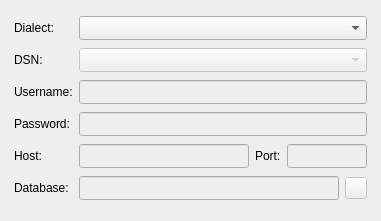
<?xml version="1.0" encoding="UTF-8"?>
<!--
######################################################################################################################
# Copyright (C) 2017-2022 Spine project consortium
# This file is part of Spine Items.
# Spine Items is free software: you can redistribute it and\/or modify it under the terms of the GNU Lesser General
# Public License as published by the Free Software Foundation, either version 3 of the License, or (at your option)
# any later version. This program is distributed in the hope that it will be useful, but WITHOUT ANY WARRANTY;
# without even the implied warranty of MERCHANTABILITY or FITNESS FOR A PARTICULAR PURPOSE. See the GNU Lesser General
# Public License for more details. You should have received a copy of the GNU Lesser General Public License along with
# this program. If not, see <http:\/\/www.gnu.org\/licenses\/>.
######################################################################################################################
-->
<ui version="4.0">
 <class>Form</class>
 <widget class="QWidget" name="Form">
  <property name="geometry">
   <rect>
    <x>0</x>
    <y>0</y>
    <width>381</width>
    <height>221</height>
   </rect>
  </property>
  <property name="windowTitle">
   <string>Form</string>
  </property>
  <layout class="QVBoxLayout" name="verticalLayout">
   <item>
    <widget class="QFrame" name="frame">
     <layout class="QGridLayout" name="gridLayout">
      <property name="leftMargin">
       <number>3</number>
      </property>
      <property name="topMargin">
       <number>3</number>
      </property>
      <property name="rightMargin">
       <number>3</number>
      </property>
      <property name="bottomMargin">
       <number>3</number>
      </property>
      <item row="3" column="1" colspan="5">
       <widget class="QLineEdit" name="lineEdit_password">
        <property name="enabled">
         <bool>false</bool>
        </property>
        <property name="sizePolicy">
         <sizepolicy hsizetype="Expanding" vsizetype="Fixed">
          <horstretch>0</horstretch>
          <verstretch>0</verstretch>
         </sizepolicy>
        </property>
        <property name="minimumSize">
         <size>
          <width>0</width>
          <height>24</height>
         </size>
        </property>
        <property name="maximumSize">
         <size>
          <width>5000</width>
          <height>24</height>
         </size>
        </property>
        <property name="echoMode">
         <enum>QLineEdit::Password</enum>
        </property>
        <property name="placeholderText">
         <string/>
        </property>
        <property name="clearButtonEnabled">
         <bool>true</bool>
        </property>
       </widget>
      </item>
      <item row="4" column="4">
       <widget class="QLabel" name="label_port">
        <property name="sizePolicy">
         <sizepolicy hsizetype="Fixed" vsizetype="Fixed">
          <horstretch>1</horstretch>
          <verstretch>0</verstretch>
         </sizepolicy>
        </property>
        <property name="text">
         <string>Port:</string>
        </property>
       </widget>
      </item>
      <item row="0" column="1" colspan="5">
       <widget class="QComboBox" name="comboBox_dialect">
        <property name="sizePolicy">
         <sizepolicy hsizetype="Expanding" vsizetype="Fixed">
          <horstretch>0</horstretch>
          <verstretch>0</verstretch>
         </sizepolicy>
        </property>
        <property name="minimumSize">
         <size>
          <width>0</width>
          <height>24</height>
         </size>
        </property>
        <property name="maximumSize">
         <size>
          <width>16777215</width>
          <height>24</height>
         </size>
        </property>
       </widget>
      </item>
      <item row="1" column="0">
       <widget class="QLabel" name="label_dsn">
        <property name="sizePolicy">
         <sizepolicy hsizetype="Fixed" vsizetype="Fixed">
          <horstretch>0</horstretch>
          <verstretch>0</verstretch>
         </sizepolicy>
        </property>
        <property name="text">
         <string>DSN:</string>
        </property>
       </widget>
      </item>
      <item row="0" column="0">
       <widget class="QLabel" name="label_dialect">
        <property name="sizePolicy">
         <sizepolicy hsizetype="Fixed" vsizetype="Fixed">
          <horstretch>0</horstretch>
          <verstretch>0</verstretch>
         </sizepolicy>
        </property>
        <property name="maximumSize">
         <size>
          <width>16777215</width>
          <height>16777215</height>
         </size>
        </property>
        <property name="text">
         <string>Dialect:</string>
        </property>
       </widget>
      </item>
      <item row="4" column="5">
       <widget class="QLineEdit" name="lineEdit_port">
        <property name="enabled">
         <bool>false</bool>
        </property>
        <property name="sizePolicy">
         <sizepolicy hsizetype="Expanding" vsizetype="Fixed">
          <horstretch>0</horstretch>
          <verstretch>0</verstretch>
         </sizepolicy>
        </property>
        <property name="minimumSize">
         <size>
          <width>0</width>
          <height>24</height>
         </size>
        </property>
        <property name="maximumSize">
         <size>
          <width>80</width>
          <height>24</height>
         </size>
        </property>
        <property name="inputMethodHints">
         <set>Qt::ImhNone</set>
        </property>
        <property name="placeholderText">
         <string/>
        </property>
       </widget>
      </item>
      <item row="2" column="0">
       <widget class="QLabel" name="label_username">
        <property name="sizePolicy">
         <sizepolicy hsizetype="Fixed" vsizetype="Fixed">
          <horstretch>0</horstretch>
          <verstretch>0</verstretch>
         </sizepolicy>
        </property>
        <property name="text">
         <string>Username:</string>
        </property>
       </widget>
      </item>
      <item row="6" column="0">
       <widget class="QLabel" name="label_database">
        <property name="sizePolicy">
         <sizepolicy hsizetype="Fixed" vsizetype="Fixed">
          <horstretch>0</horstretch>
          <verstretch>0</verstretch>
         </sizepolicy>
        </property>
        <property name="text">
         <string>Database:</string>
        </property>
       </widget>
      </item>
      <item row="1" column="1" colspan="5">
       <widget class="QComboBox" name="comboBox_dsn">
        <property name="enabled">
         <bool>false</bool>
        </property>
        <property name="sizePolicy">
         <sizepolicy hsizetype="Expanding" vsizetype="Fixed">
          <horstretch>0</horstretch>
          <verstretch>0</verstretch>
         </sizepolicy>
        </property>
        <property name="minimumSize">
         <size>
          <width>0</width>
          <height>24</height>
         </size>
        </property>
        <property name="maximumSize">
         <size>
          <width>16777215</width>
          <height>24</height>
         </size>
        </property>
       </widget>
      </item>
      <item row="4" column="1" colspan="3">
       <widget class="QLineEdit" name="lineEdit_host">
        <property name="enabled">
         <bool>false</bool>
        </property>
        <property name="sizePolicy">
         <sizepolicy hsizetype="Expanding" vsizetype="Fixed">
          <horstretch>3</horstretch>
          <verstretch>0</verstretch>
         </sizepolicy>
        </property>
        <property name="minimumSize">
         <size>
          <width>0</width>
          <height>24</height>
         </size>
        </property>
        <property name="maximumSize">
         <size>
          <width>5000</width>
          <height>24</height>
         </size>
        </property>
        <property name="placeholderText">
         <string/>
        </property>
        <property name="clearButtonEnabled">
         <bool>true</bool>
        </property>
       </widget>
      </item>
      <item row="3" column="0">
       <widget class="QLabel" name="label_password">
        <property name="sizePolicy">
         <sizepolicy hsizetype="Fixed" vsizetype="Fixed">
          <horstretch>0</horstretch>
          <verstretch>0</verstretch>
         </sizepolicy>
        </property>
        <property name="text">
         <string>Password:</string>
        </property>
       </widget>
      </item>
      <item row="2" column="1" colspan="5">
       <widget class="QLineEdit" name="lineEdit_username">
        <property name="enabled">
         <bool>false</bool>
        </property>
        <property name="sizePolicy">
         <sizepolicy hsizetype="Expanding" vsizetype="Fixed">
          <horstretch>0</horstretch>
          <verstretch>0</verstretch>
         </sizepolicy>
        </property>
        <property name="minimumSize">
         <size>
          <width>0</width>
          <height>24</height>
         </size>
        </property>
        <property name="maximumSize">
         <size>
          <width>5000</width>
          <height>24</height>
         </size>
        </property>
        <property name="placeholderText">
         <string/>
        </property>
        <property name="clearButtonEnabled">
         <bool>true</bool>
        </property>
       </widget>
      </item>
      <item row="4" column="0">
       <widget class="QLabel" name="label_host">
        <property name="sizePolicy">
         <sizepolicy hsizetype="Fixed" vsizetype="Fixed">
          <horstretch>0</horstretch>
          <verstretch>0</verstretch>
         </sizepolicy>
        </property>
        <property name="text">
         <string>Host:</string>
        </property>
       </widget>
      </item>
      <item row="6" column="1" colspan="5">
       <layout class="QHBoxLayout" name="horizontalLayout_4">
        <item>
         <widget class="FileDropTargetLineEdit" name="lineEdit_database">
          <property name="enabled">
           <bool>false</bool>
          </property>
          <property name="sizePolicy">
           <sizepolicy hsizetype="Expanding" vsizetype="Fixed">
            <horstretch>0</horstretch>
            <verstretch>0</verstretch>
           </sizepolicy>
          </property>
          <property name="minimumSize">
           <size>
            <width>0</width>
            <height>24</height>
           </size>
          </property>
          <property name="maximumSize">
           <size>
            <width>16777215</width>
            <height>24</height>
           </size>
          </property>
          <property name="cursor">
           <cursorShape>IBeamCursor</cursorShape>
          </property>
          <property name="placeholderText">
           <string/>
          </property>
          <property name="clearButtonEnabled">
           <bool>true</bool>
          </property>
         </widget>
        </item>
        <item>
         <widget class="QToolButton" name="toolButton_select_sqlite_file">
          <property name="enabled">
           <bool>false</bool>
          </property>
          <property name="sizePolicy">
           <sizepolicy hsizetype="Expanding" vsizetype="Fixed">
            <horstretch>0</horstretch>
            <verstretch>0</verstretch>
           </sizepolicy>
          </property>
          <property name="minimumSize">
           <size>
            <width>22</width>
            <height>22</height>
           </size>
          </property>
          <property name="maximumSize">
           <size>
            <width>22</width>
            <height>22</height>
           </size>
          </property>
          <property name="toolTip">
           <string>&lt;html&gt;&lt;head/&gt;&lt;body&gt;&lt;p&gt;Select SQLite file&lt;/p&gt;&lt;/body&gt;&lt;/html&gt;</string>
          </property>
          <property name="icon">
           <iconset resource="resources/resources_icons.qrc">
            <normaloff>:/icons/folder-open-solid.svg</normaloff>:/icons/folder-open-solid.svg</iconset>
          </property>
         </widget>
        </item>
       </layout>
      </item>
     </layout>
    </widget>
   </item>
  </layout>
 </widget>
 <customwidgets>
  <customwidget>
   <class>FileDropTargetLineEdit</class>
   <extends>QLineEdit</extends>
   <header>spine_items/widgets.h</header>
  </customwidget>
 </customwidgets>
 <tabstops>
  <tabstop>comboBox_dialect</tabstop>
  <tabstop>comboBox_dsn</tabstop>
  <tabstop>lineEdit_username</tabstop>
  <tabstop>lineEdit_password</tabstop>
  <tabstop>lineEdit_host</tabstop>
  <tabstop>lineEdit_port</tabstop>
  <tabstop>lineEdit_database</tabstop>
  <tabstop>toolButton_select_sqlite_file</tabstop>
 </tabstops>
 <resources>
  <include location="resources/resources_icons.qrc"/>
 </resources>
 <connections/>
</ui>
